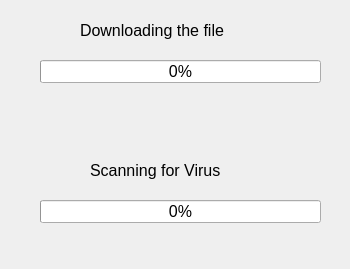
<?xml version="1.0" encoding="UTF-8"?>
<ui version="4.0">
 <class>Dialog</class>
 <widget class="QDialog" name="Dialog">
  <property name="geometry">
   <rect>
    <x>0</x>
    <y>0</y>
    <width>350</width>
    <height>269</height>
   </rect>
  </property>
  <property name="windowTitle">
   <string>Dialog</string>
  </property>
  <widget class="QProgressBar" name="progressBarFileDownload">
   <property name="geometry">
    <rect>
     <x>40</x>
     <y>60</y>
     <width>281</width>
     <height>23</height>
    </rect>
   </property>
   <property name="font">
    <font>
     <pointsize>12</pointsize>
    </font>
   </property>
   <property name="value">
    <number>0</number>
   </property>
  </widget>
  <widget class="QLabel" name="label">
   <property name="geometry">
    <rect>
     <x>80</x>
     <y>20</y>
     <width>181</width>
     <height>21</height>
    </rect>
   </property>
   <property name="font">
    <font>
     <pointsize>12</pointsize>
    </font>
   </property>
   <property name="text">
    <string>Downloading the file</string>
   </property>
  </widget>
  <widget class="QProgressBar" name="progressBarVirusScan">
   <property name="geometry">
    <rect>
     <x>40</x>
     <y>200</y>
     <width>281</width>
     <height>23</height>
    </rect>
   </property>
   <property name="font">
    <font>
     <pointsize>12</pointsize>
    </font>
   </property>
   <property name="value">
    <number>0</number>
   </property>
  </widget>
  <widget class="QLabel" name="label_2">
   <property name="geometry">
    <rect>
     <x>90</x>
     <y>160</y>
     <width>171</width>
     <height>20</height>
    </rect>
   </property>
   <property name="font">
    <font>
     <pointsize>12</pointsize>
    </font>
   </property>
   <property name="text">
    <string>Scanning for Virus</string>
   </property>
  </widget>
 </widget>
 <resources/>
 <connections/>
</ui>
